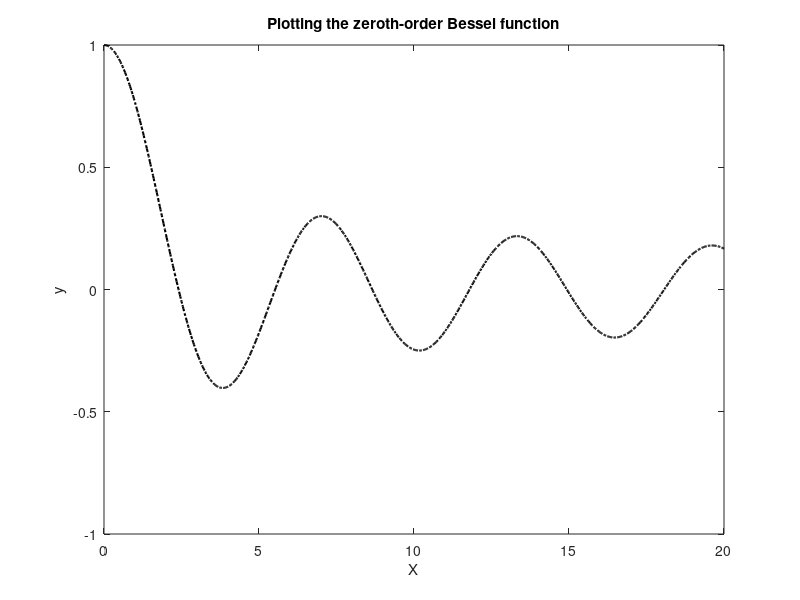
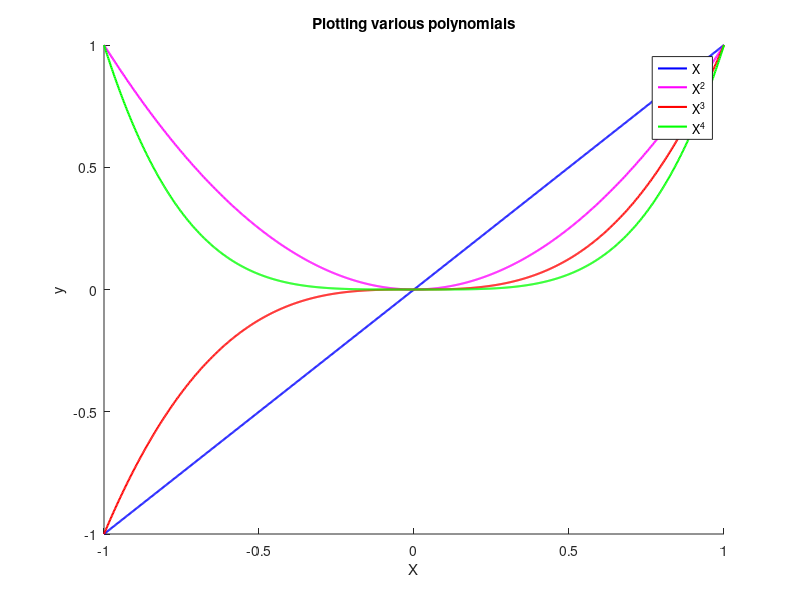

These charts were generated, in order, by the following MATLAB code:
clear variables;
clc;
close all;

%% Function Exercises 

% Exercise 1
% part a)
f = @(x) x^2 + x + 1;
disp(['f(2) = ', num2str(f(2))]);

% part b)
xvals = (0:0.2:1)';
for i = 1:numel(xvals)
    disp(['f(', num2str(xvals(i)), ') = ', num2str(f(xvals(i)))]);
end
% part c)
f2 = @(x) x .^ 2 + x + 1;
disp(mat2str(f2(xvals)));

% Exercise 2
a = [-1, 2, -1]';
b = [3, -5, 2]';
proj = dot(a, b) / norm(a);
disp(['The scalar projection of b onto a is ', num2str(proj)]);

% Exercise 3
f = @(x) (x .^ 2 + x - 1) ./ (x .^ 2 + 1);
xvec = linspace(0,1,10)';
disp(f(xvec));

%% Plotting Exercises
clear variables;
clc;
close all;

% Exercise 1
xvec = linspace(0, 20, 1000);
yvec = besselj(0,xvec);

figure(1); clf; plot(xvec, yvec, 'black-.', 'linewidth', 1.5);
xlabel('X'); ylabel('y'); title('Plotting the zeroth-order Bessel function');

% Exercise 2
X = linspace(-1, 1, 1000);
y1 = X.^2;
y2 = X.^3;
y3 = X.^4;

figure(2); hold on;
plot(X, X, 'b', 'linewidth', 1.5);
plot(X, y1, 'm', 'linewidth', 1.5);
plot(X, y2, 'r', 'linewidth', 1.5);
plot(X, y3, 'g', 'linewidth', 1.5);
xlabel('X');
ylabel('y');
title('Plotting various polynomials');
legend('X', 'X^2', 'X^3', 'X^4', Location='north');



















